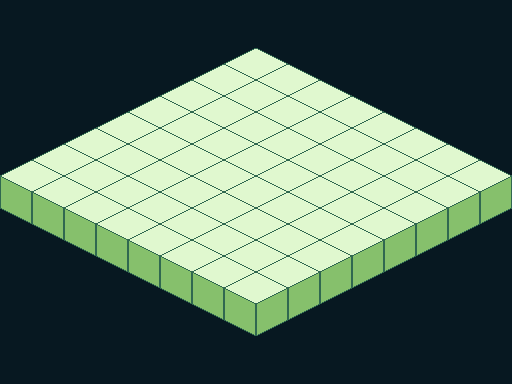

A level layout from a 2D game, rendered from its tile map. Below: a short description, then the map file with tile-grid data replaced by summaries:
An orthogonal 64x48 tile map with 8x8 px tiles, 2 tile layers (Tile Layer 2, Tile Layer 1).

<map version="1.2" tiledversion="1.2.2" orientation="orthogonal" renderorder="right-down" width="64" height="48" tilewidth="8" tileheight="8" infinite="0" nextlayerid="4" nextobjectid="1">
 <tileset firstgid="1" source="gb-studio-central.tsx" />
 <layer id="3" name="Tile Layer 2" width="64" height="48">
  <data>[3072 cells, 3072 non-empty, 1 distinct tile ids]</data>
 </layer>
 <layer id="2" name="Tile Layer 1" width="64" height="48">
  <data>[3072 cells, 1408 non-empty, 85 distinct tile ids]</data>
 </layer>
</map>
